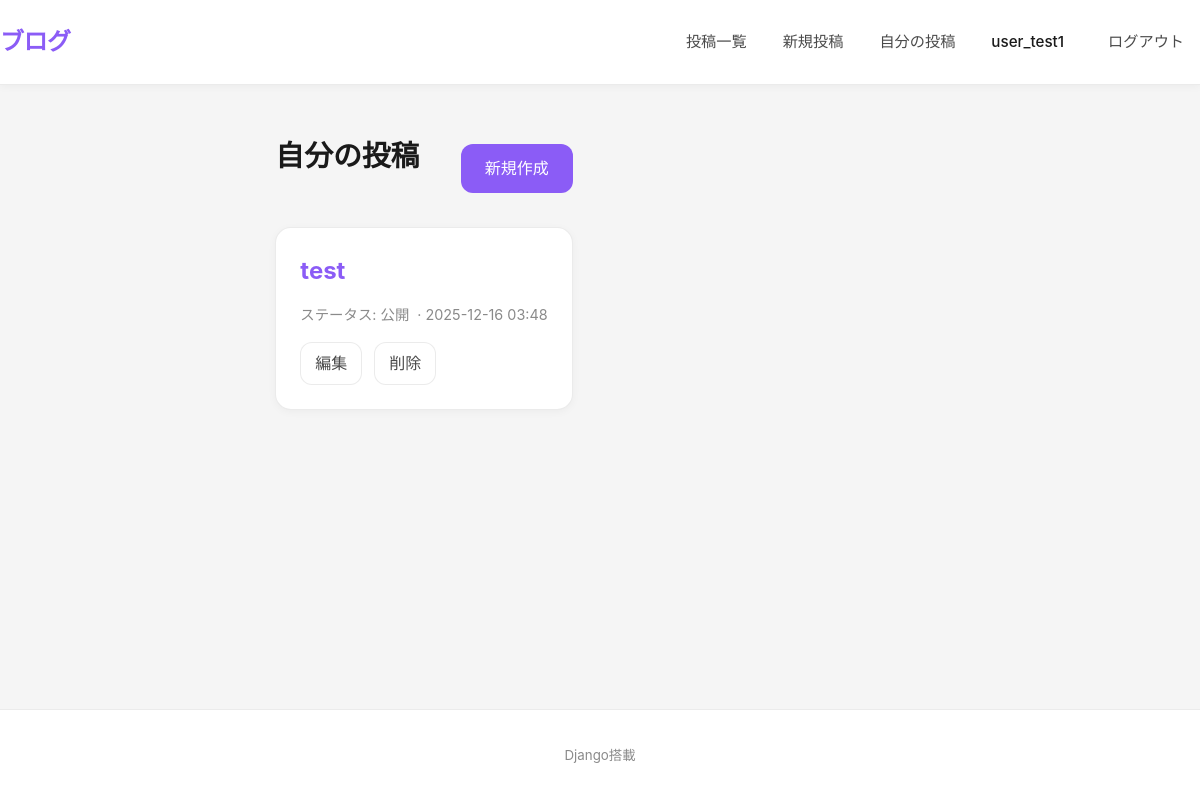
/manage/ (signed in), run on an earlier commit of the app's database.
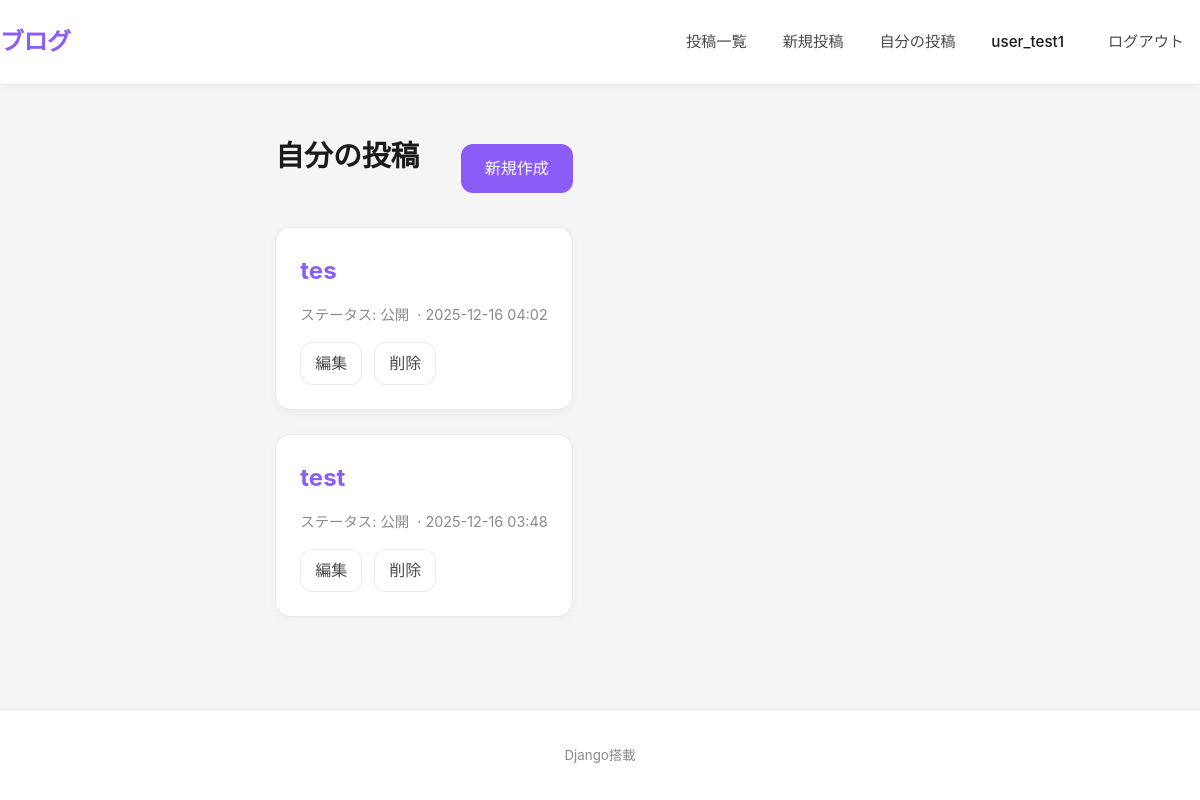
And on a later commit of the database.
### posts/models.py (models this page shows, shortened)
class Post(TimeStampedModel):
    class Status(models.TextChoices):
        DRAFT = 'draft', '下書き'
        PUBLISHED = 'published', '公開'
    title = models.CharField(max_length=200)
    slug = models.SlugField(max_length=220, unique=True)
    author = models.ForeignKey(
        settings.AUTH_USER_MODEL,
        on_delete=models.SET_NULL,
        null=True,
        blank=True,
        related_name='posts',
    )
    category = models.ForeignKey(
        Category,
        on_delete=models.SET_NULL,
        null=True,
        blank=True,
        related_name='posts',
    )
    tags = models.ManyToManyField(Tag, blank=True, related_name='posts')
    excerpt = models.TextField(blank=True)
    body = models.TextField()
    status = models.CharField(
        max_length=10,
        choices=Status.choices,
        default=Status.DRAFT,
        db_index=True,
    )
    published_at = models.DateTimeField(null=True, blank=True, db_index=True)
    objects = PostQuerySet.as_manager()
    class Meta:
        ordering = ['-published_at', '-created_at']
        indexes = [
            models.Index(fields=['status', '-published_at']),
        ]
    def get_absolute_url(self) -> str:
        return reverse('posts:post_detail', kwargs={'slug': self.slug})

### posts/views.py (the view)
# urls.py: path('manage/', MyPostListView.as_view(), name='manage_post_list'),
class MyPostListView(LoginRequiredMixin, ListView):
    model = Post
    template_name = 'posts/manage/post_list.html'
    context_object_name = 'posts'
    paginate_by = 20
    def get_queryset(self):
        return (
            Post.objects.filter(author=self.request.user)
            .select_related('category')
            .prefetch_related('tags')
            .order_by('-updated_at')
        )

### templates/posts/manage/post_list.html (shortened to what this page needs)
{% extends "base.html" %}
{% block content %}
  <div class="layout">
    <section class="main">
      <div class="page-row">
        <h1 class="page-title">自分の投稿</h1>
        <a class="btn" href="{% url 'posts:post_create' %}">新規作成</a>
      </div>
      {% for post in posts %}
        <article class="card">
          <div class="card-content">
            <h2 class="card-title">
              {% if post.status == 'published' %}
                <a href="{{ post.get_absolute_url }}">{{ post.title }}</a>
              {% else %}
                {{ post.title }}
              {% endif %}
            </h2>
            <div class="meta">
              <span>ステータス: {{ post.get_status_display }}</span>
              {% if post.published_at %}<span>· {{ post.published_at|date:"Y-m-d H:i" }}</span>{% endif %}
            </div>
            <div class="actions">
              <a class="page-link" href="{% url 'posts:post_update' slug=post.slug %}">編集</a>
              <a class="page-link" href="{% url 'posts:post_delete' slug=post.slug %}">削除</a>
            </div>
          </div>
        </article>
      {% empty %}
        <p class="muted">まだ投稿がありません。</p>
      {% endfor %}
    </section>
  </div>
{% endblock %}

What changed in the data, as far as the page shows it:
added Post: title "tes", status "公開", published_at "2025-12-16 04:02"
